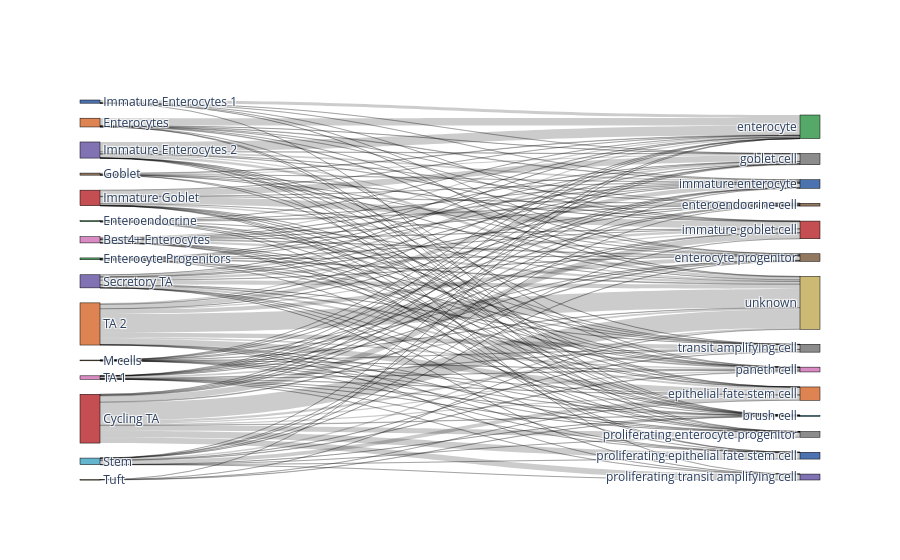
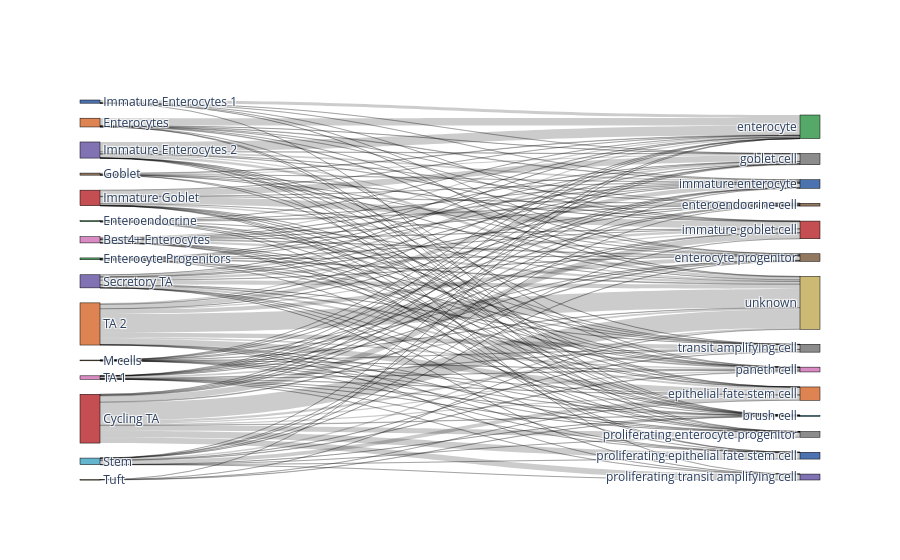

Notebook cell for these charts, in order:
### Markdown cell above
### Compare to Smillie2019 author's annotation Cluster

### Code cell
%matplotlib inline

bc.tl.report(
    adata_pred=adata_predicted,
    celltype='Cluster', 
    method=method, 
    analysis_name=analysis_name + '_Cluster',
    train_datasets = adata_trains,
    test_dataset = adata_orig,
    merge = merge,
    name_prediction='auto_annot', 
    name_report='auto_annot', 
    use_raw=use_raw,
    remove_nonshared=True, 
    clustering='leiden', 
    asymmetric_matrix=True, 
    delimiter='\t', 
    verbose=True
)

### Figure 1 — Plotly figure (JSON) as saved in the notebook; plotly's stock layout.template omitted (floating-point values rounded to 4 significant figures; data arrays with more than 128 entries replaced by an {"elided": "..."} marker saying what was removed)
{"data": [{"link": {"source": {"elided": "166 int values"}, "target": {"elided": "166 int values"}, "value": {"elided": "166 int values"}}, "node": {"color": ["#da8bc3", "#c44e52", "#55a868", "#dd8452", "#55a868", "#937860", "#4c72b0", "#8172b3", "#c44e52", "#ccb974", "#8172b3", "#64b5cd", "#da8bc3", "#dd8452", "#ccb974", "#64b5cd", "#55a868", "#937860", "#937860", "#dd8452", "#8c8c8c", "#4c72b0", "#c44e52", "#da8bc3", "#8c8c8c", "#4c72b0", "#8172b3", "#8c8c8c", "#ccb974"], "label": ["Best4+ Enterocytes", "Cycling TA", "Enterocyte Progenitors", "Enterocytes", "Enteroendocrine", "Goblet", "Immature Enterocytes 1", "Immature Enterocytes 2", "Immature Goblet", "M cells", "Secretory TA", "Stem", "TA 1", "TA 2", "Tuft", "brush cell", "enterocyte", "enterocyte progenitor", "enteroendocrine cell", "epithelial fate stem cell", "goblet cell", "immature enterocyte", "immature goblet cell", "paneth cell", "proliferating enterocyte progenitor", "proliferating epithelial fate stem cell", "proliferating transit amplifying cell", "transit amplifying cell", "unknown"], "line": {"color": "black", "width": 0.5}, "pad": 15, "thickness": 20}, "type": "sankey"}], "layout": {}}

### Figure 2 — Plotly figure (JSON) as saved in the notebook; plotly's stock layout.template omitted (floating-point values rounded to 4 significant figures; data arrays with more than 128 entries replaced by an {"elided": "..."} marker saying what was removed)
{"data": [{"link": {"source": {"elided": "166 int values"}, "target": {"elided": "166 int values"}, "value": {"elided": "166 int values"}}, "node": {"color": ["#da8bc3", "#c44e52", "#55a868", "#dd8452", "#55a868", "#937860", "#4c72b0", "#8172b3", "#c44e52", "#ccb974", "#8172b3", "#64b5cd", "#da8bc3", "#dd8452", "#ccb974", "#64b5cd", "#55a868", "#937860", "#937860", "#dd8452", "#8c8c8c", "#4c72b0", "#c44e52", "#da8bc3", "#8c8c8c", "#4c72b0", "#8172b3", "#8c8c8c", "#ccb974"], "label": ["Best4+ Enterocytes", "Cycling TA", "Enterocyte Progenitors", "Enterocytes", "Enteroendocrine", "Goblet", "Immature Enterocytes 1", "Immature Enterocytes 2", "Immature Goblet", "M cells", "Secretory TA", "Stem", "TA 1", "TA 2", "Tuft", "brush cell", "enterocyte", "enterocyte progenitor", "enteroendocrine cell", "epithelial fate stem cell", "goblet cell", "immature enterocyte", "immature goblet cell", "paneth cell", "proliferating enterocyte progenitor", "proliferating epithelial fate stem cell", "proliferating transit amplifying cell", "transit amplifying cell", "unknown"], "line": {"color": "black", "width": 0.5}, "pad": 15, "thickness": 20}, "type": "sankey"}], "layout": {}}
